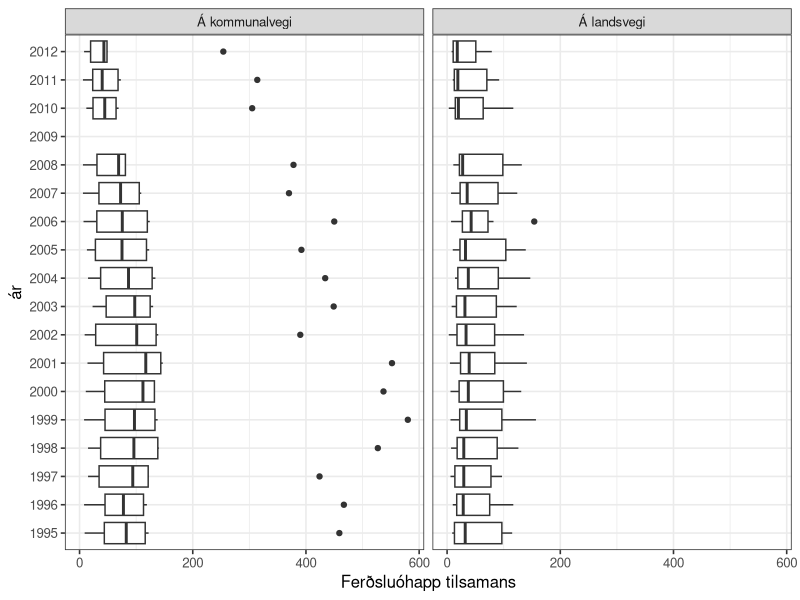

The R script that drew this image:
## ---- chunk 1
knitr::opts_chunk$set(echo = TRUE)

options(dplyr.summarise.inform = FALSE)
library(tidyverse)

# set theme used for plotting
theme_set(theme_bw(base_size = 12))

## ---- chunk 2
n_lesandi <- 2:10
roynd_nr <- 1:2

sama_fdag <- crossing(n_lesandi, roynd_nr)
sama_fdag
## ---- chunk 3
sama_fdag <- mutate(
  sama_fdag,
  fdag = map(n_lesandi, ~ sample(365, ., replace = TRUE))
  )
sama_fdag
## ---- chunk 4
# Ein listi av integers
str(sama_fdag$fdag)
## ---- chunk 5


sama_fdag <- mutate(sama_fdag, nakar_sdag = map_lgl(fdag, ~ any(duplicated(.x))))
sama_fdag

## ---- chunk 6

## ---- chunk 7

## ---- chunk 8

## ---- chunk 9

## ---- chunk 10

## ---- chunk 11

## ---- chunk 12

## ---- chunk 13


## ---- chunk 14

## ---- chunk 15

## ---- chunk 16

## ---- chunk 17

## ---- chunk 18

## ---- chunk 19

## ---- chunk 20

## ---- chunk 21

## ---- chunk 22

## ---- chunk 23
ferdslu_ohapp <- read_csv("ferdslu_ohapp.csv")
ferdslu_ohapp
## ---- chunk 24
ferdslu_ohapp <- read_csv("ferdslu_ohapp.csv", skip = 1, na = "..")
ferdslu_ohapp
## ---- chunk 25
ferdslu_ohapp <- ferdslu_ohapp %>%
  mutate(across(everything(), ~ str_replace(., "-", "0")))
ferdslu_ohapp
## ---- chunk 26
ferdslu_ohapp <- pivot_longer(ferdslu_ohapp, cols = '1995':'2012',
                   names_to = "ár", values_to = "n", values_transform = list(n = as.integer))

ferdslu_ohapp

#ferdslu_ohapp$n <- as.integer(ferdslu_ohapp$n)

## ---- chunk 27

ferdslu_ohapp <- pivot_wider(ferdslu_ohapp, names_from = slag, values_from = n)


ferdslu_ohapp
## ---- chunk 28

ggplot(ferdslu_ohapp) +
  geom_boxplot(aes(x = `Ferðsluóhapp tilsamans`, y = ár), na.rm = TRUE) +
  facet_wrap(~stað)

## ---- chunk 29
df <- ferdslu_ohapp %>%
  filter(`Ferðsluóhapp tilsamans` > 150) 
df
## ---- chunk 30


## ---- chunk 31

## ---- chunk 32

## ---- chunk 33

## ---- chunk 34

## ---- chunk 35

## ---- chunk 36

## ---- chunk 37

## ---- chunk 38

## ---- chunk 39

## ---- chunk 40

## ---- chunk 41

## ---- chunk 42

## ---- chunk 43

## ---- chunk 44

## ---- chunk 45

## ---- chunk 46

## ---- chunk 47
